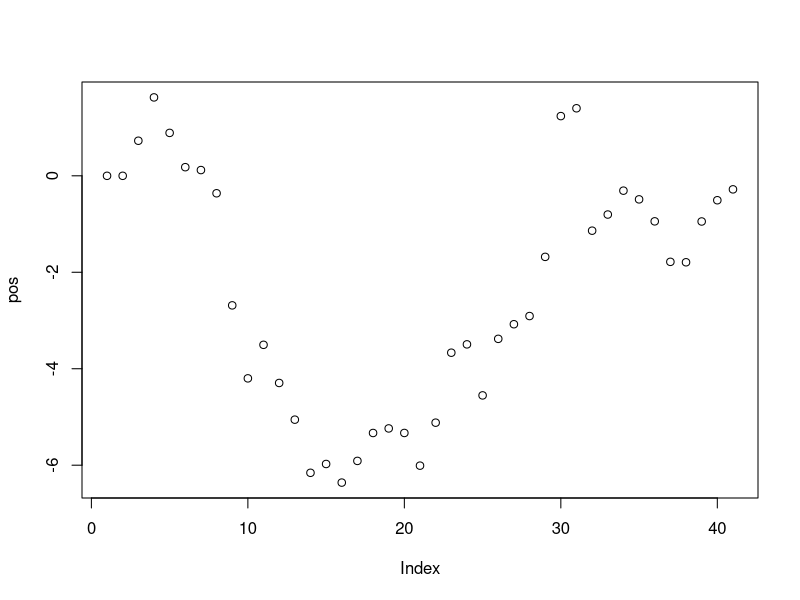

This figure's R source:
## ---- chunk 1
knitr::opts_chunk$set(echo = FALSE)
## ---- chunk 2
n <-100
#Trainingsdaten
values <- rbinom(n, 1, 0.5)
mean(values)
#generatives Modell lernen
#Bernoulli - bester Schätzer (MVUE): mean für p
model <- function(data) rbinom(1, 1, mean(data))
generated <- replicate(n, model(values))
mean(generated)
## ---- chunk 3
# Rekursion für Random Walk
step <- function(s, n, pos) { if(n == 0) plot(pos) else step(s + rnorm(1), n-1, append(pos, s)) }
step(0, 40, c(0))
